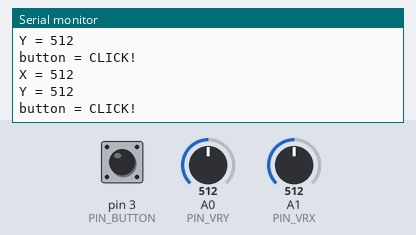
Simulated run of this sketch. Board: Arduino Uno, built with avr-gcc and run on an emulated ATmega328P. Shown: the last lines printed to the serial monitor. Inputs (shaded band) come from the test bench; at power-on: pin 3 (PIN_BUTTON) LOW, A0 (PIN_VRY) = 512, A1 (PIN_VRX) = 512.

Above: at 1.8 s.
1.9 s: pin 3 (PIN_BUTTON) pulled HIGH for 1.2 s
At 2.8 s:
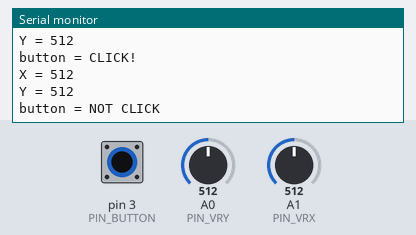
4.6 s: A0 (PIN_VRY) set to 716
At 5.7 s:
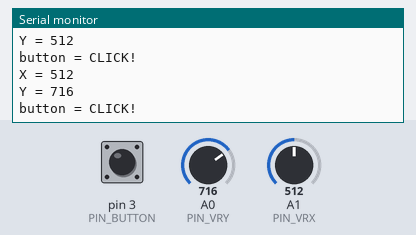
6.1 s: A1 (PIN_VRX) set to 716
At 7.4 s:
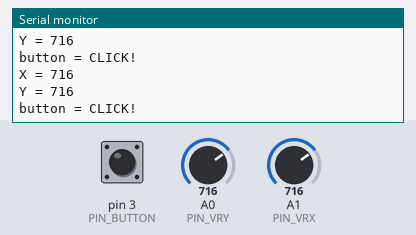
7.6 s: A0 (PIN_VRY) set to 900
At 8.8 s:
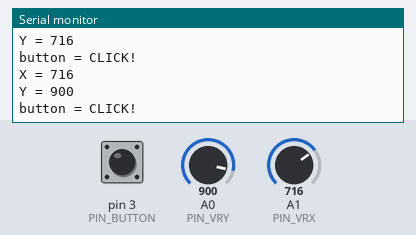
9.1 s: A1 (PIN_VRX) set to 900
At 10.8 s:
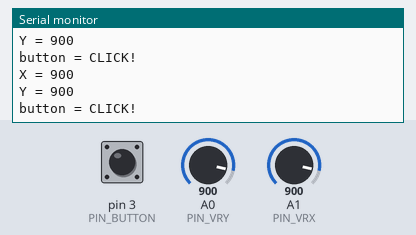
Timing chart, 0 to 11.6 s (numbered marks = the images above; inputs shaded):
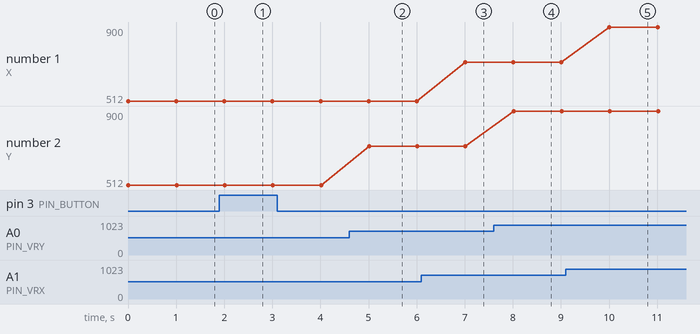

Measured:
- after the input at 1.9 s, the serial monitor: prints a new line after 0.12 s (image 1)
- after the input at 4.6 s, the serial monitor: prints a new line after 0.41 s (image 2)
- after the input at 6.1 s, the serial monitor: prints a new line after 0.91 s (image 3)
- after the input at 7.6 s, the serial monitor: prints a new line after 0.42 s (image 4)
- after the input at 9.1 s, the serial monitor: prints a new line after 0.91 s (image 5)
- plotted number 2: 512 → 716 after the input at 4.6 s, 716 → 900 after the input at 7.6 s

The sketch:

SDU_9.ino
```cpp
// пин подключения контакта VRX
#define PIN_VRX A1
// пин подключения контакта VRY
#define PIN_VRY A0
// пин подключения кнопки
#define PIN_BUTTON 3

void setup () {
   // запуск последовательного порта
   Serial.begin (9600);
}

void loop () {
   // Выводим значение по оси X
   Serial.print("X = ");
   Serial.println(analogRead(PIN_VRX));
   // Выводим значение по оси Y
   Serial.print("Y = ");
   Serial.println(analogRead(PIN_VRY));
   // Состояние кнопки
   Serial.print("button = ");
   if (digitalRead(PIN_BUTTON) == HIGH) {
      Serial.println ("NOT CLICK");
   }
   else {
      Serial.println ("CLICK!");
   }
   // Пауза 1 сек
   delay (1000);
}
```
